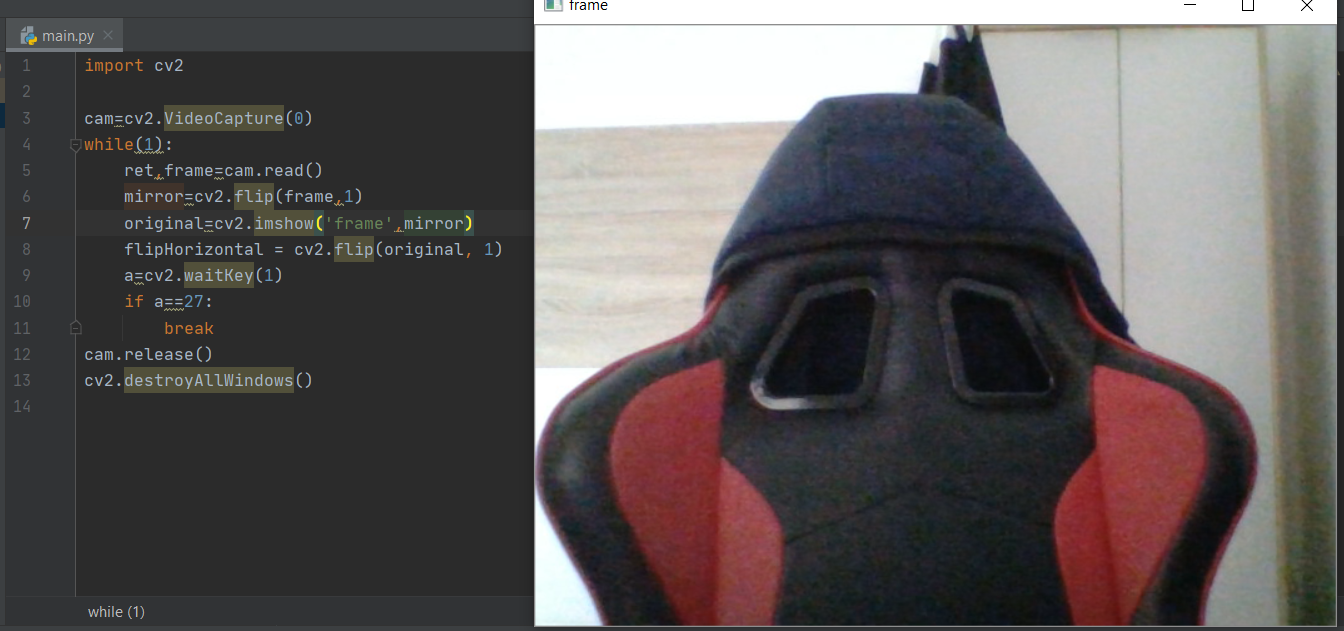
#> input picture Napredek1.PNG, 1344 x 631 px, given in place of the camera
$ python main.py
#> lines starting #> are read from the running program, lines starting #| are printed output that depends on the picture; after the words box and inside, x2 and y2 are one past the last pixel; in counts of white or black regions, pixels touching at a corner belong together
import cv2
import numpy as np
import datetime

#cam=cv2.VideoCapture('http://192.168.0.38:8080/video')
cam=cv2.VideoCapture(0)

ret,frame1=cam.read()
#> frame1 is the input picture: shape (631, 1344, 3); mean B, G, R 87.8, 87.7, 92.6
ret,frame2=cam.read()

while(1):
    basic=frame1
    ret,osnova=cam.read()

    #zaznavanje premikanja
    diff=cv2.absdiff(frame1,frame2)
#> diff: shape (631, 1344, 3); every value is 0
    gray=cv2.cvtColor(diff, cv2.COLOR_BGR2GRAY)
#> gray: shape (631, 1344); every value is 0
    blur=cv2.GaussianBlur(gray,(5,5),0)
    _,thresh=cv2.threshold(blur,20,255,cv2.THRESH_BINARY)
    dialated=cv2.dilate(thresh,None,iterations=3)
    contours, _ =cv2.findContours(dialated,cv2.RETR_TREE,cv2.CHAIN_APPROX_SIMPLE)
#> contours = []

    #risanje kvadratov na sliko, kjer se premika
    for contour in contours:
        (x,y,w,h)=cv2.boundingRect(contour)
        if cv2.contourArea(contour)<700:
            continue
        cv2.rectangle(frame1,(x,y),(x+w,y+h),(0,255,0),1) #narise kvadratke
        cv2.putText(osnova,"Status: {}".format('Movement'),(10,20),cv2.FONT_HERSHEY_SIMPLEX,0.4,(0,0,255),1) #napise status
#> this loop made 0 passes

    trenutno=datetime.datetime.now()
    cv2.putText(osnova,"Date/Time: {}".format(trenutno.strftime("%d-%m-%Y %H:%M:%S")),(10,350),cv2.FONT_HERSHEY_SIMPLEX,0.6,(0,255,0),1)
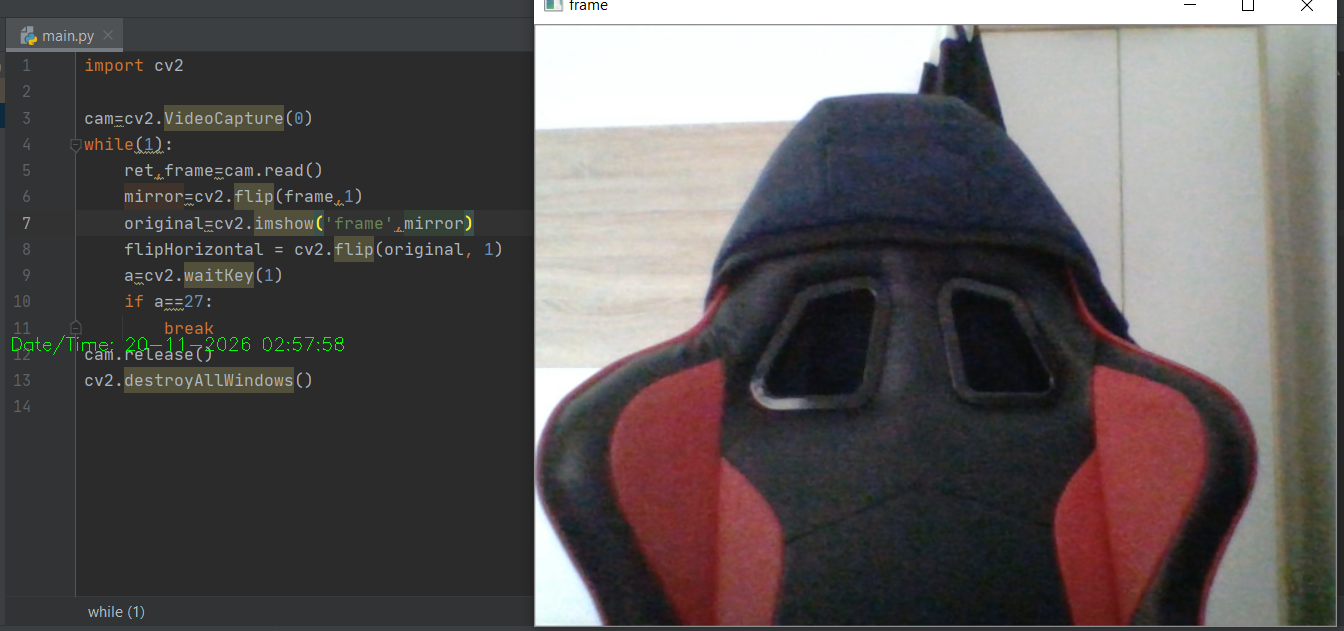
#> osnova: shape (631, 1344, 3); 0.08% of pixels changed, all inside (x1, y1, x2, y2) = (12, 335, 344, 355)


    #združevanje za prikaz dveh videov
    both = np.concatenate((osnova, frame1), axis=1)
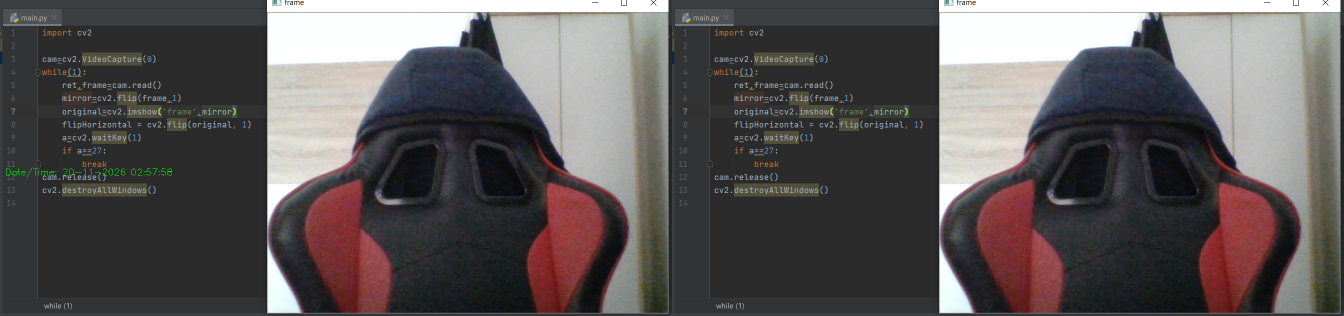
#> both: shape (631, 2688, 3) (shown at 1/2 size); mean B, G, R 87.8, 87.8, 92.6


    #prikaz slike
    original=cv2.imshow('Kamera',both)
    frame1=frame2
    ret,frame2=cam.read()


    a=cv2.waitKey(1)
#> (key Esc is pressed here)

    if a==27:
        break

cam.release()
cv2.destroyAllWindows()
